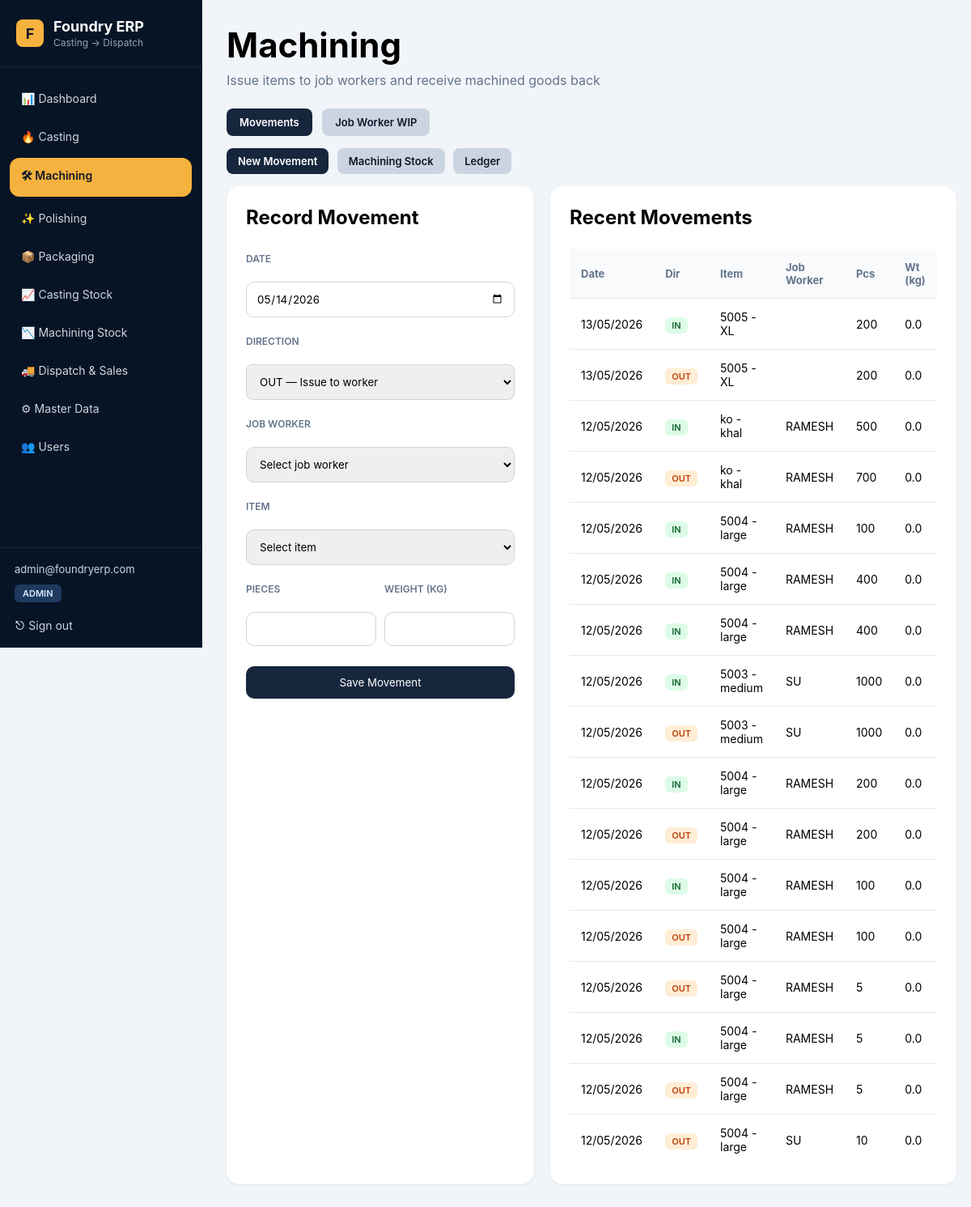
Page /machining/ on the committed database.
### inventory/models.py (models this page shows, shortened)
class StockTransaction(models.Model):
    item = models.ForeignKey(
        Item,
        on_delete=models.CASCADE
    )
    transaction_type = models.CharField(
        max_length=50,
        choices=TransactionType.choices
    )
    from_warehouse = models.ForeignKey(
        Warehouse,
        on_delete=models.SET_NULL,
        related_name='from_transactions',
        blank=True,
        null=True
    )
    to_warehouse = models.ForeignKey(
        Warehouse,
        on_delete=models.SET_NULL,
        related_name='to_transactions',
        blank=True,
        null=True
    )
    worker = models.ForeignKey(
        Worker,
        on_delete=models.SET_NULL,
        blank=True,
        null=True
    )
    job_worker = models.ForeignKey(
        JobWorker,
        on_delete=models.SET_NULL,
        blank=True,
        null=True
    )
    client = models.ForeignKey(
        Client,
        on_delete=models.SET_NULL,
        blank=True,
        null=True
    )
    heat_no = models.CharField(
        max_length=50,
        blank=True,
        null=True
    )
    quantity = models.IntegerField(
        default=0
    )
    weight = models.FloatField(
        default=0
    )
    lot_quantity = models.IntegerField(
        default=0
    )
    notes = models.TextField(
        blank=True,
        null=True
    )
    created_at = models.DateTimeField(
        auto_now_add=True
    )

class Item(models.Model):
    CATEGORY_CHOICES = [
        ("BRASS", "Brass"),
        ("MORTAR", "Mortar"),
        ("PESTLE", "Pestle"),
        ("CHOPPING", "Chopping Board"),
        ("OTHER", "Other"),
    ]
    MATERIAL_CHOICES = [
        ("BRASS", "Brass"),
        ("SS", "Stainless Steel"),
        ("CI", "Cast Iron"),
        ("ALUMINIUM", "Aluminium"),
    ]
    client = models.ForeignKey(
        "Client",
        on_delete=models.SET_NULL,
        blank=True,
        null=True
    )
    code = models.CharField(
        max_length=50,
        unique=True
    )
    name = models.CharField(
        max_length=100
    )
    category = models.CharField(
        max_length=50,
        choices=CATEGORY_CHOICES,
        default="OTHER"
    )
    material = models.CharField(
        max_length=50,
        choices=MATERIAL_CHOICES,
        blank=True,
        null=True
    )
    variant = models.CharField(
        max_length=100,
        blank=True,
        null=True
    )
    item_type = models.CharField(
        max_length=100,
        blank=True,
        null=True
    )
    weight_per_piece = models.FloatField(
        default=0
    )
    lot_size = models.IntegerField(
        default=0
    )
    lot_with_box = models.IntegerField(
        default=0
    )
    process = models.CharField(
        max_length=50,
        choices=ProcessType.choices,
        blank=True,
        null=True
    )
    machining_required = models.BooleanField(
        default=True
    )
    polishing_required = models.BooleanField(
        default=True
    )
    packing_required = models.BooleanField(
        default=True
    )
    rate_per_piece = models.FloatField(
        default=0
    )
    notes = models.TextField(
        blank=True,
        null=True
    )
    active = models.BooleanField(
        default=True
    )
    created_at = models.DateTimeField(
        auto_now_add=True
    )
    def __str__(self):
        return f"{self.code} - {self.name}"

class Worker(models.Model):
    name = models.CharField(
        max_length=100
    )
    process = models.CharField(
        max_length=50,
        choices=ProcessType.choices
    )
    phone = models.CharField(
        max_length=20,
        blank=True,
        null=True
    )
    active = models.BooleanField(
        default=True
    )
    created_at = models.DateTimeField(
        auto_now_add=True
    )
    def __str__(self):
        return self.name

### inventory/views.py (the view, shortened to what this page needs)
def machining_entry(request):
    create_default_warehouses()
    workers = JobWorker.objects.filter(
    process="machining"
)
    items = Item.objects.all()
    recent = StockTransaction.objects.filter(
        transaction_type__in=[
            "machining_out",
            "machining_in"
        ]
    ).order_by("-id")[:30]
    machining_stock = []
    for item in items:
        machining_in = StockTransaction.objects.filter(
            item=item,
            transaction_type="machining_in"
        ).aggregate(
            total=Sum("quantity")
        )["total"] or 0
        machining_out = StockTransaction.objects.filter(
            item=item,
            transaction_type="machining_out"
        ).aggregate(
            total=Sum("quantity")
        )["total"] or 0
        polishing_out = StockTransaction.objects.filter(
            item=item,
            transaction_type="polishing_out"
        ).aggregate(
            total=Sum("quantity")
        )["total"] or 0
        available_qty = machining_in - polishing_out
        workers_data = StockTransaction.objects.filter(
            item=item,
            transaction_type="machining_out"
        )
        worker_summary = {}
        for row in workers_data:
            worker_name = (
                row.job_worker.name
                if row.job_worker else "NO WORKER"
            )
            if worker_name not in worker_summary:
                worker_summary[worker_name] = 0
            worker_summary[worker_name] += row.quantity or 0
        for worker_name, issued_qty in worker_summary.items():
            received_qty = StockTransaction.objects.filter(
                item=item,
                job_worker__name=worker_name,
                transaction_type="machining_in"
            ).aggregate(
                total=Sum("quantity")
            )["total"] or 0
            under_process = issued_qty - received_qty
            machining_stock.append({
                "item": item,
                "worker": worker_name,
                "under_process": under_process,
                "available_qty": available_qty
            })
    worker_wip = []
    for worker in workers:
        issued = StockTransaction.objects.filter(
            job_worker=worker,
            transaction_type="machining_out"
        ).aggregate(
            total=Sum("quantity")
        )["total"] or 0
        received = StockTransaction.objects.filter(
            job_worker=worker,
            transaction_type="machining_in"
        ).aggregate(
            total=Sum("quantity")
        )["total"] or 0
        pending = issued - received
        if issued > 0 or received > 0:
            worker_wip.append({
                "worker": worker,
                "issued": issued,
                "received": received,
                "pending": pending
            })
    context = {
        "workers": workers,
        "items": items,
        "recent": recent,
        "machining_stock": machining_stock,
        "worker_wip": worker_wip,
        "today": timezone.now()
    }
    return render(
        request,
        "machining.html",
        context
    )

### inventory/views.py (called while the page is built)
def create_default_warehouses():
    warehouses = [
        ("CASTING", "Casting Stock"),
        ("MACHINING", "Machining Stock"),
        ("POLISHING", "Polishing Stock"),
        ("READY", "Ready Stock"),
    ]
    for code, name in warehouses:
        Warehouse.objects.get_or_create(
            code=code,
            defaults={"name": name}
        )

### templates/machining.html (shortened to what this page needs)
{% extends "layout/base.html" %}
{% block content %}
<h1 style="font-size:42px;margin-bottom:8px;">
    Machining
</h1>
<p style="color:#64748b;margin-bottom:25px;">
    Issue items to job workers and receive machined goods back
</p>
<div class="small-tabs" style="margin-bottom:15px;">
    <button
        class="active"
        id="movement-btn"
        onclick="showMainTab('movement')">
        Movements
    </button>
    <button
        id="worker-btn"
        onclick="showMainTab('worker')">
        Job Worker WIP
    </button>
</div>
<div id="movement-section">
    <div class="mini-tabs" style="margin-bottom:15px;">
        <button
            class="active"
            id="new-btn"
            onclick="showSubTab('new')">
            New Movement
        </button>
        <button
            id="stock-btn"
            onclick="showSubTab('stock')">
            Machining Stock
        </button>
        <button
            id="ledger-btn"
            onclick="showSubTab('ledger')">
            Ledger
        </button>
    </div>
    <div id="new-tab">
        <div class="main-grid">
            <div class="card">
                <h2 style="margin-bottom:25px;">
                    Record Movement
                </h2>
                <form method="POST">
                    <div style="margin-bottom:18px;">
                        <label style="
                        font-size:12px;
                        color:#64748b;
                        font-weight:600;
                        ">
                            DATE
                        </label>
                        <br><br>
                        <input
                            type="date"
                            value="{{ today|date:'Y-m-d' }}"
                        >
                    </div>
                    <div style="margin-bottom:18px;">
                        <label style="
                        font-size:12px;
                        color:#64748b;
                        font-weight:600;
                        ">
                            DIRECTION
                        </label>
                        <br><br>
                        <select
                            name="direction"
                            style="
                            width:100%;
                            padding:12px;
                            border:1px solid #cbd5e1;
                            border-radius:8px;
                            "
                        >
                            <option value="machining_out">
                                OUT — Issue to worker
                            </option>
                        </select>
                    </div>
                    <div style="margin-bottom:18px;">
                        <label style="
                        font-size:12px;
                        color:#64748b;
                        font-weight:600;
                        ">
                            JOB WORKER
                        </label>
                        <br><br>
                        <select name="worker">
                            <option value="">
                                Select job worker
                            </option>
                        </select>
                    </div>
                    <div style="margin-bottom:18px;">
                        <label style="
                        font-size:12px;
                        color:#64748b;
                        font-weight:600;
                        ">
                            ITEM
                        </label>
                        <br><br>
                        <select name="item">
                            <option value="">
                                Select item
                            </option>
                        </select>
                    </div>
                    <div style="
                    display:grid;
                    grid-template-columns:1fr 1fr;
                    gap:10px;
                    margin-bottom:25px;
                    ">
                        <div>
                            <label style="
                            font-size:12px;
                            color:#64748b;
                            font-weight:600;
                            ">
                                PIECES
                            </label>
                            <br><br>
                            <input
                                type="number"
                                name="quantity"
                            >
                        </div>
                        <div>
                            <label style="
                            font-size:12px;
                            color:#64748b;
                            font-weight:600;
                            ">
                                WEIGHT (KG)
                            </label>
                            <br><br>
                            <input
                                type="number"
                                step="0.001"
                                name="weight"
                            >
                        </div>
                    </div>
                    <button
                        type="submit"
                        style="
                        width:100%;
                        background:#16263d;
                        ">
                        Save Movement
                    </button>
                </form>
            </div>
            <div class="card">
                <h2 style="margin-bottom:25px;">
                    Recent Movements
                </h2>
                <table>
                    <tr>
                        <th>Date</th>
                        <th>Dir</th>
                        <th>Item</th>
                        <th>Job Worker</th>
                        <th>Pcs</th>
                        <th>Wt (kg)</th>
                    </tr>
                    {% for r in recent %}
                    <tr>
                        <td>
                            {{ r.created_at|date:"d/m/Y" }}
                        </td>
                        <td>
                            {% if r.transaction_type == 'machining_in' %}
                                <span class="badge-in">
                                    IN
                                </span>
                            {% else %}
                                <span class="badge-out">
                                    OUT
                                </span>
                            {% endif %}
                        </td>
                        <td>
                            {{ r.item }}
                        </td>
                        <td>
                            {{ r.worker.name|upper }}
                        </td>
                        <td>
                            {{ r.quantity }}
                        </td>
                        <td>
                            {{ r.weight }}
                        </td>
                    </tr>
                    {% endfor %}
                </table>
            </div>
        </div>
    </div>
</div>
{% endblock %}

### templates/layout/base.html (style rules this page uses)
* { margin:0; padding:0; box-sizing:border-box; font-family:Inter,sans-serif; }
body { background:#f1f5f9; }
.card { background:white; border-radius:16px; padding:24px; box-shadow: 0 1px 3px rgba(0,0,0,0.08); }
table { width:100%; border-collapse:collapse; }
table th { background:#f8fafc; padding:14px; text-align:left; font-size:13px; color:#64748b; }
table td { padding:14px; border-top:1px solid #e2e8f0; font-size:14px; }
input, select, textarea { width:100%; padding:12px; border:1px solid #cbd5e1; border-radius:10px; outline:none; }
button { background:#0f172a; color:white; border:none; padding:12px 20px; border-radius:10px; cursor:pointer; }

### templates/machining.html (style rules this page uses)
.small-tabs button { background:#cbd5e1; color:#0f172a; border:none; padding:9px 16px; border-radius:8px; cursor:pointer; margin-right:8px; font-size:13px; font-weight:600; }
.small-tabs button.active { background:#16263d; color:white; }
.mini-tabs button { background:#cbd5e1; color:#0f172a; border:none; padding:8px 14px; border-radius:8px; cursor:pointer; margin-right:6px; font-size:13px; font-weight:600; }
.mini-tabs button.active { background:#16263d; color:white; }
.main-grid { display:grid; grid-template-columns:380px 1fr; gap:20px; }
.badge-in { background:#dcfce7; color:#166534; padding:3px 8px; border-radius:6px; font-size:11px; font-weight:600; }
.badge-out { background:#ffedd5; color:#c2410c; padding:3px 8px; border-radius:6px; font-size:11px; font-weight:600; }

### rows in the picture
StockTransaction: created_at "13/05/2026", transaction_type "IN", item "5005 - XL", quantity "200", weight "0.0"
StockTransaction: created_at "13/05/2026", transaction_type "OUT", item "5005 - XL", quantity "200", weight "0.0"
StockTransaction: created_at "12/05/2026", transaction_type "IN", item "ko - khal", worker.name "RAMESH", quantity "500", weight "0.0"
StockTransaction: created_at "12/05/2026", transaction_type "OUT", item "ko - khal", worker.name "RAMESH", quantity "700", weight "0.0"
StockTransaction: created_at "12/05/2026", transaction_type "IN", item "5004 - large", worker.name "RAMESH", quantity "100", weight "0.0"
StockTransaction: created_at "12/05/2026", transaction_type "IN", item "5004 - large", worker.name "RAMESH", quantity "400", weight "0.0"
StockTransaction: created_at "12/05/2026", transaction_type "IN", item "5004 - large", worker.name "RAMESH", quantity "400", weight "0.0"
StockTransaction: created_at "12/05/2026", transaction_type "IN", item "5003 - medium", worker.name "SU", quantity "1000", weight "0.0"
StockTransaction: created_at "12/05/2026", transaction_type "OUT", item "5003 - medium", worker.name "SU", quantity "1000", weight "0.0"
StockTransaction: created_at "12/05/2026", transaction_type "IN", item "5004 - large", worker.name "RAMESH", quantity "200", weight "0.0"
StockTransaction: created_at "12/05/2026", transaction_type "OUT", item "5004 - large", worker.name "RAMESH", quantity "200", weight "0.0"
StockTransaction: created_at "12/05/2026", transaction_type "IN", item "5004 - large", worker.name "RAMESH", quantity "100", weight "0.0"
StockTransaction: created_at "12/05/2026", transaction_type "OUT", item "5004 - large", worker.name "RAMESH", quantity "100", weight "0.0"
StockTransaction: created_at "12/05/2026", transaction_type "OUT", item "5004 - large", worker.name "RAMESH", quantity "5", weight "0.0"
StockTransaction: created_at "12/05/2026", transaction_type "IN", item "5004 - large", worker.name "RAMESH", quantity "5", weight "0.0"
StockTransaction: created_at "12/05/2026", transaction_type "OUT", item "5004 - large", worker.name "RAMESH", quantity "5", weight "0.0"
StockTransaction: created_at "12/05/2026", transaction_type "OUT", item "5004 - large", worker.name "SU", quantity "10", weight "0.0"
